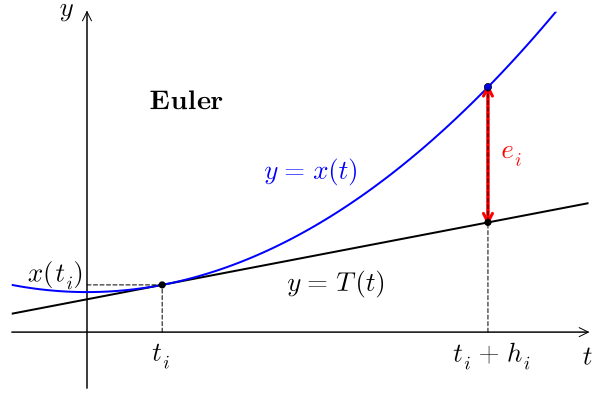

Reproduce this figure in Julia.
using Plots
using LaTeXStrings

function plot_consistance()

    xlims_ = (-0.3, 2)
    ylims_ = (-0.7, 4)
    dpi = 50

    xx = -0.12
    yy = -0.3

    font_size = 18

    # plot
    plt = plot(framestyle=:none, ticks=nothing, legend=false, axes=false, xlims=xlims_, ylims=ylims_, dpi=dpi)

    # axes
    plot!(plt, [xlims_[1], xlims_[2]], [0, 0], color=:black, lw=1, arrow=true, z_order=1)
    plot!(plt, [0, 0], [ylims_[1], ylims_[2]], color=:black, lw=1, arrow=true, z_order=1)

    # labels
    annotate!(plt, xlims_[2], yy, text(L"t", font_size), :top)
    annotate!(plt, -0.08, ylims_[2]-0.01, text(L"y", font_size), :right)

    #
    g(t) = t^2 + 0.5
    t0 = 0.3
    t1 = 1.6
    X = range(xlims_[1], xlims_[2], length=100)
    #X  = range(t0, t1, length=100)
    plot!(plt, X, g.(X), color=:blue, linewidth=2, z_order=2)
    annotate!(plt, 0.9, 2, text(L"y = x(t)", font_size, color=:blue))

    #
    plot!(plt, [t0, t0], [0, g(t0)], color=:black, lw=1, z_order=3, linestyle=:dash)
    plot!(plt, [t1, t1], [0, g(t1)], color=:black, lw=1, z_order=3, linestyle=:dash)
    plot!(plt, [0, t0], [g(t0), g(t0)], color=:black, lw=1, z_order=3, linestyle=:dash)
    annotate!(plt, t0, yy, text(L"t_i", font_size), :top)
    annotate!(plt, t1+0.02, yy, text(L"t_i + h_i", font_size), :top)
    annotate!(plt, xx, g(t0)+0.12, text(L"x(t_i)", font_size), :right)
    scatter!(plt, [t0], [g(t0)], color=:black, z_order=5, markersize=4)

    # tangente
    ∂g(t) = 2t
    T(t) = g(t0) + ∂g(t0) * (t - t0)
    plot!(plt, X, T.(X), color=:black, linewidth=2, z_order=2)

    #
    annotate!(plt, 0.4, 2.9, text(L"\textbf{Euler}", font_size, color=:black))
    annotate!(plt, 1, 0.6, text(L"y = T(t)", font_size, color=:black))

    #
    scatter!(plt, [t1], [g(t1)], color=:blue, z_order=5, markersize=4)
    scatter!(plt, [t1], [T(t1)], color=:black, z_order=5, markersize=4)

    #
    plot!(plt, [t1, t1], [(g(t1)+T(t1))/2, g(t1)], color=:red, lw=3, z_order=4, arrow=true)
    plot!(plt, [t1, t1], [(g(t1)+T(t1))/2, T(t1)], color=:red, lw=3, z_order=4, arrow=true)
    annotate!(plt, t1+0.1, 2.2, text(L"e_i", font_size, color=:red))

    return plt
end

plt = plot_consistance()

pathname = "assets/julia/"
savefig(plt, pathname*"consistance.svg")